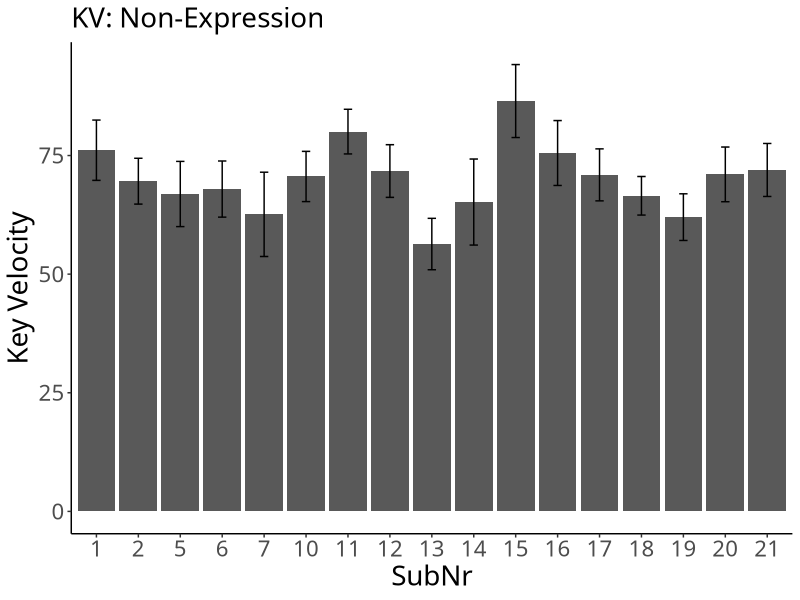
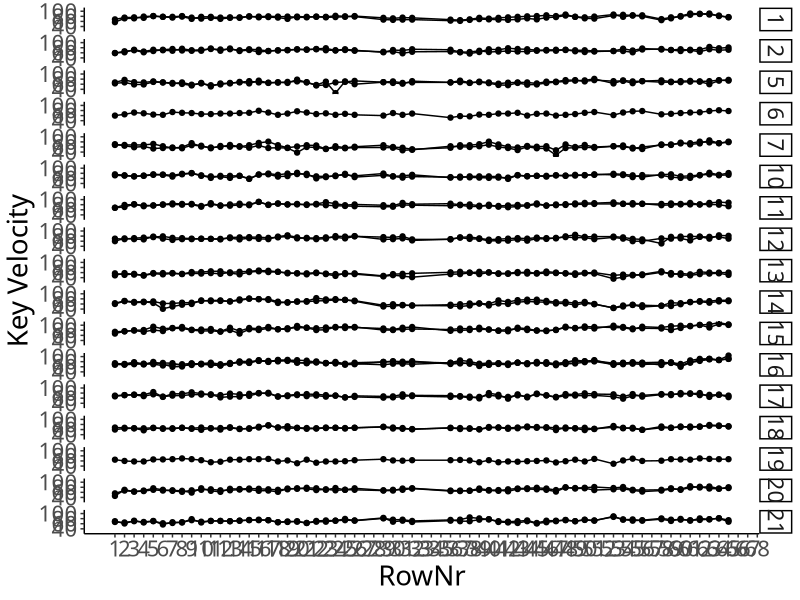
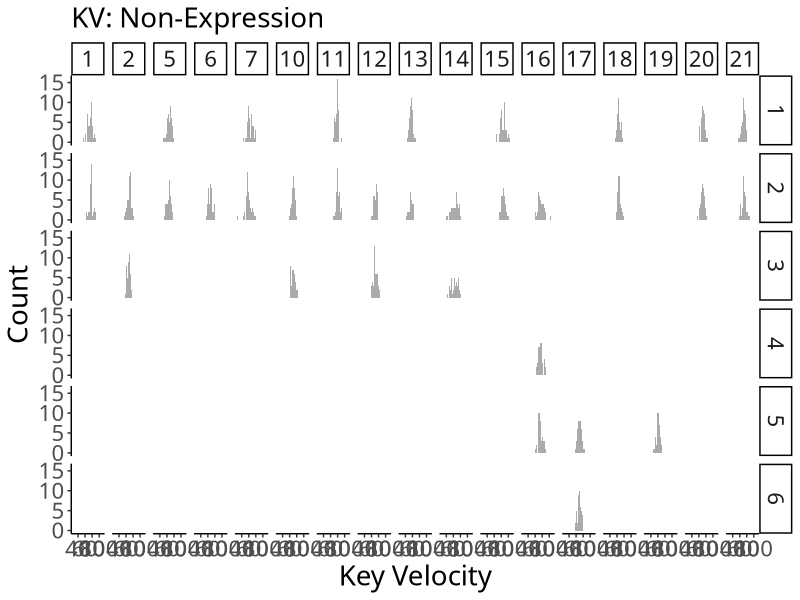
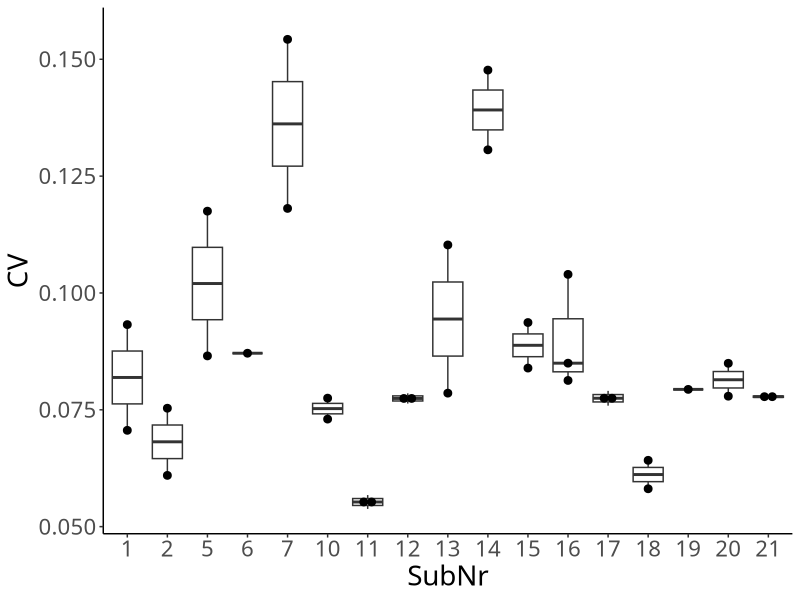

The R script that drew these images, in order:
## ---- chunk 1
# packages
# data manipulation
if (!require("data.table")) {install.packages("data.table"); require("data.table")}
# plot
if (!require("ggplot2")) {install.packages("ggplot2"); require("ggplot2")}

# ggplots
theme_set(theme_classic())
theme_update(text = element_text(size = 20, family = "Helvetica Neue LT Std 57 Condensed"), legend.position = "bottom")
## ---- chunk 2
dt_kv <- fread("./preprocessor/filtered/data_onset.csv", header = T, sep = ",", dec = ".") # read a filtered csv

# SubNr as a factor
dt_kv$SubNr <- as.factor(dt_kv$SubNr)

# assign RowNr
dt_kv$RowNr <- rep(1:72, nrow(dt_kv)/72)
## ---- chunk 3
# # convert bpm to ms
# dt_kv[Tempo == 120]$Tempo <- 250
# dt_kv[Tempo == 110]$Tempo <- 273
# dt_kv[Tempo == 100]$Tempo <- 300

# remove irrelevant intervals
ls_irrelevant <- list(c(27:28), c(33:35), 52, 57, c(66:72))
dt_kv$EighthNote <- "Yes"

for (phrase in 1:length(ls_irrelevant)){
  for (note in 1:length(ls_irrelevant[[phrase]])){
    dt_kv[RowNr == ls_irrelevant[[phrase]][note]]$EighthNote <- "No"
  }
}
## ---- chunk 4
# For each individual
kv <- dt_kv[EighthNote == "Yes", .(N = length(Velocity), Mean = mean(Velocity), SD = sd(Velocity)), by = .(SubNr)]
print(kv)
## ---- chunk 5
p_kv <- ggplot(data = kv, aes(x = SubNr, y = Mean)) +
  geom_bar(stat = "identity", position = position_dodge()) +
  geom_errorbar(aes(ymin = Mean - SD, ymax = Mean + SD),
                width = .2, position = position_dodge(.9)) +
  labs(y = "Key Velocity", subtitle = "KV: Non-Expression")
p_kv
## ---- chunk 6
# For each individual
kv_seq <- dt_kv[EighthNote == "Yes", .(N = length(Velocity), Mean = mean(Velocity)), by = .(SubNr, TrialNr, RowNr)]

p_kv_seq <- ggplot(data = kv_seq, aes(x = RowNr, y = Mean, group = TrialNr)) +
  geom_line() +
  geom_point() +
  facet_grid(SubNr ~ .) +
  labs(x = "RowNr", y = "Key Velocity") + scale_x_continuous(breaks=seq(1,72,1))
p_kv_seq
## ---- chunk 7
p_kv_dis <- ggplot(dt_kv[EighthNote == "Yes"], aes(x = Velocity)) +
  geom_histogram(binwidth = 2, alpha = .5, position = "identity") +
  facet_grid(TrialNr ~ SubNr) +
  labs(x = "Key Velocity", y = "Count", subtitle = "KV: Non-Expression")
p_kv_dis
## ---- chunk 8
# Group mean
kv_all <- kv[, .(N = length(Mean), Mean = mean(Mean), SD = sd(Mean))]
print(kv_all)
## ---- chunk 9
excluded_kv <- kv[Mean < kv_all$Mean+3*kv_all$SD & Mean > kv_all$Mean-3*kv_all$SD]
print(excluded_kv)
## ---- chunk 10
# for each participant
cv <- dt_kv[EighthNote == "Yes", .(N = length(Velocity), CV = sd(Velocity)/mean(Velocity)) , by = .(SubNr, TrialNr)]
cv
## ---- chunk 11
p_cv_box <- ggplot(cv, aes(x = SubNr, y = CV)) +
  geom_boxplot() +
  geom_dotplot(binaxis = 'y', stackdir = 'center', dotsize = 0.5)
p_cv_box
## ---- chunk 12
# for all
cv_all <- cv[, .(N = length(CV), Mean = mean(CV), SD = sd(CV))]
print(cv_all)
## ---- chunk 13
excluded_cv <- cv[CV < cv_all$Mean+3*(cv_all$SD) & CV > cv_all$Mean-3*cv_all$SD]
print(excluded_cv)
## ---- chunk 14
fwrite(excluded_cv, "./kv_valid.csv")
